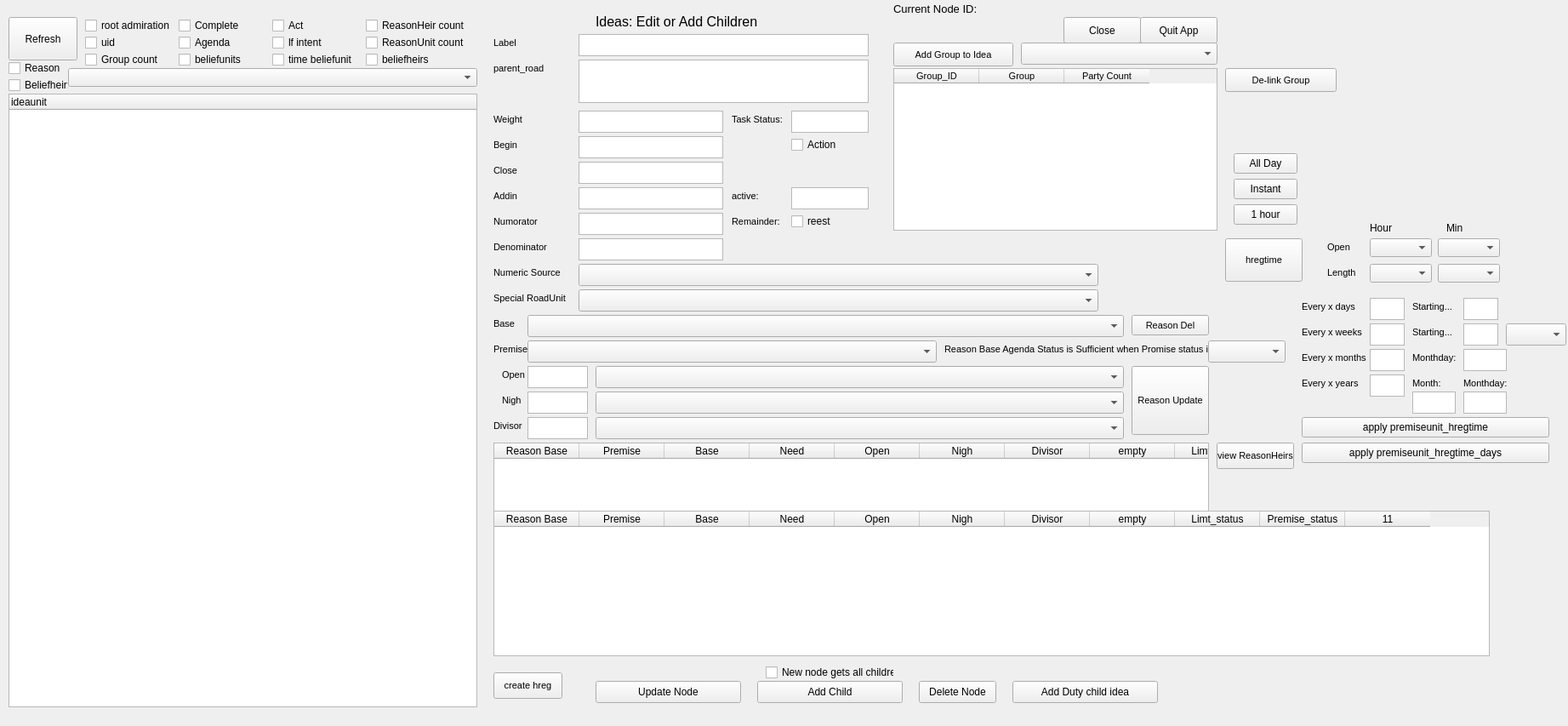
<?xml version="1.0" encoding="UTF-8"?>
<ui version="4.0">
 <class>Form</class>
 <widget class="QWidget" name="Form">
  <property name="geometry">
   <rect>
    <x>0</x>
    <y>0</y>
    <width>1843</width>
    <height>853</height>
   </rect>
  </property>
  <property name="minimumSize">
   <size>
    <width>1492</width>
    <height>0</height>
   </size>
  </property>
  <property name="windowkind" stdset="0">
   <string>Form</string>
  </property>
  <widget class="QLabel" name="label_14">
   <property name="geometry">
    <rect>
     <x>700</x>
     <y>10</y>
     <width>341</width>
     <height>31</height>
    </rect>
   </property>
   <property name="font">
    <font>
     <pointsize>12</pointsize>
    </font>
   </property>
   <property name="text">
    <string>Ideas: Edit or Add Children </string>
   </property>
  </widget>
  <widget class="QTextEdit" name="yo_deescription">
   <property name="geometry">
    <rect>
     <x>680</x>
     <y>40</y>
     <width>341</width>
     <height>26</height>
    </rect>
   </property>
   <property name="font">
    <font>
     <pointsize>9</pointsize>
    </font>
   </property>
  </widget>
  <widget class="QTextEdit" name="yo_weight">
   <property name="geometry">
    <rect>
     <x>680</x>
     <y>130</y>
     <width>170</width>
     <height>26</height>
    </rect>
   </property>
   <property name="font">
    <font>
     <pointsize>9</pointsize>
    </font>
   </property>
  </widget>
  <widget class="QLabel" name="label_1">
   <property name="geometry">
    <rect>
     <x>580</x>
     <y>40</y>
     <width>171</width>
     <height>21</height>
    </rect>
   </property>
   <property name="font">
    <font>
     <pointsize>8</pointsize>
    </font>
   </property>
   <property name="text">
    <string>Label</string>
   </property>
  </widget>
  <widget class="QLabel" name="label_4">
   <property name="geometry">
    <rect>
     <x>580</x>
     <y>130</y>
     <width>101</width>
     <height>21</height>
    </rect>
   </property>
   <property name="font">
    <font>
     <pointsize>8</pointsize>
    </font>
   </property>
   <property name="text">
    <string>Weight</string>
   </property>
  </widget>
  <widget class="QPushButton" name="submit_child_insert">
   <property name="geometry">
    <rect>
     <x>890</x>
     <y>800</y>
     <width>171</width>
     <height>26</height>
    </rect>
   </property>
   <property name="text">
    <string>Add Child</string>
   </property>
  </widget>
  <widget class="QPushButton" name="submit_node_update">
   <property name="geometry">
    <rect>
     <x>700</x>
     <y>800</y>
     <width>171</width>
     <height>26</height>
    </rect>
   </property>
   <property name="text">
    <string>Update Node</string>
   </property>
  </widget>
  <widget class="QLabel" name="label_parent_id">
   <property name="geometry">
    <rect>
     <x>1050</x>
     <y>0</y>
     <width>381</width>
     <height>20</height>
    </rect>
   </property>
   <property name="font">
    <font>
     <pointsize>10</pointsize>
    </font>
   </property>
   <property name="text">
    <string>Current Node ID:</string>
   </property>
  </widget>
  <widget class="QTreeWidget" name="baseideaunit">
   <property name="geometry">
    <rect>
     <x>10</x>
     <y>110</y>
     <width>551</width>
     <height>721</height>
    </rect>
   </property>
   <property name="indentation">
    <number>15</number>
   </property>
   <column>
    <property name="text">
     <string>ideaunit</string>
    </property>
   </column>
  </widget>
  <widget class="QPushButton" name="submit_node_delete">
   <property name="geometry">
    <rect>
     <x>1080</x>
     <y>800</y>
     <width>91</width>
     <height>26</height>
    </rect>
   </property>
   <property name="text">
    <string>Delete Node</string>
   </property>
  </widget>
  <widget class="QPushButton" name="refresh_button">
   <property name="geometry">
    <rect>
     <x>10</x>
     <y>20</y>
     <width>81</width>
     <height>51</height>
    </rect>
   </property>
   <property name="text">
    <string>Refresh</string>
   </property>
  </widget>
  <widget class="QPushButton" name="close_button">
   <property name="geometry">
    <rect>
     <x>1250</x>
     <y>20</y>
     <width>91</width>
     <height>31</height>
    </rect>
   </property>
   <property name="text">
    <string>Close</string>
   </property>
  </widget>
  <widget class="QPushButton" name="quit_button">
   <property name="geometry">
    <rect>
     <x>1340</x>
     <y>20</y>
     <width>91</width>
     <height>31</height>
    </rect>
   </property>
   <property name="text">
    <string>Quit App</string>
   </property>
  </widget>
  <widget class="QTableWidget" name="idea2group_table">
   <property name="geometry">
    <rect>
     <x>1050</x>
     <y>80</y>
     <width>381</width>
     <height>191</height>
    </rect>
   </property>
   <property name="font">
    <font>
     <pointsize>8</pointsize>
    </font>
   </property>
   <column>
    <property name="text">
     <string>Group_ID</string>
    </property>
   </column>
   <column>
    <property name="text">
     <string>Group</string>
    </property>
   </column>
   <column>
    <property name="text">
     <string>Party Count</string>
    </property>
   </column>
  </widget>
  <widget class="QPushButton" name="idea2group_delete_button">
   <property name="geometry">
    <rect>
     <x>1440</x>
     <y>80</y>
     <width>131</width>
     <height>28</height>
    </rect>
   </property>
   <property name="font">
    <font>
     <pointsize>8</pointsize>
    </font>
   </property>
   <property name="text">
    <string>De-link Group</string>
   </property>
  </widget>
  <widget class="QPushButton" name="idea2group_insert_button">
   <property name="geometry">
    <rect>
     <x>1050</x>
     <y>50</y>
     <width>141</width>
     <height>28</height>
    </rect>
   </property>
   <property name="font">
    <font>
     <pointsize>8</pointsize>
    </font>
   </property>
   <property name="text">
    <string>Add Group to Idea</string>
   </property>
  </widget>
  <widget class="QComboBox" name="idea2group_insert_combo">
   <property name="geometry">
    <rect>
     <x>1200</x>
     <y>50</y>
     <width>231</width>
     <height>26</height>
    </rect>
   </property>
   <property name="font">
    <font>
     <pointsize>8</pointsize>
    </font>
   </property>
  </widget>
  <widget class="QCheckBox" name="cb_rootadmiration">
   <property name="geometry">
    <rect>
     <x>100</x>
     <y>20</y>
     <width>100</width>
     <height>20</height>
    </rect>
   </property>
   <property name="text">
    <string>root admiration</string>
   </property>
  </widget>
  <widget class="QCheckBox" name="cb_yo_id">
   <property name="geometry">
    <rect>
     <x>100</x>
     <y>40</y>
     <width>100</width>
     <height>20</height>
    </rect>
   </property>
   <property name="text">
    <string>uid</string>
   </property>
  </widget>
  <widget class="QCheckBox" name="cb_yo2bd_count">
   <property name="geometry">
    <rect>
     <x>100</x>
     <y>60</y>
     <width>100</width>
     <height>20</height>
    </rect>
   </property>
   <property name="text">
    <string>Group count</string>
   </property>
  </widget>
  <widget class="QCheckBox" name="cb_yo_intent">
   <property name="geometry">
    <rect>
     <x>320</x>
     <y>40</y>
     <width>91</width>
     <height>20</height>
    </rect>
   </property>
   <property name="text">
    <string>lf intent</string>
   </property>
  </widget>
  <widget class="QCheckBox" name="cb_yo_insert_allChildren">
   <property name="geometry">
    <rect>
     <x>900</x>
     <y>780</y>
     <width>151</width>
     <height>20</height>
    </rect>
   </property>
   <property name="text">
    <string>New node gets all children</string>
   </property>
  </widget>
  <widget class="QComboBox" name="hreg_open_hr">
   <property name="geometry">
    <rect>
     <x>1610</x>
     <y>280</y>
     <width>73</width>
     <height>22</height>
    </rect>
   </property>
  </widget>
  <widget class="QComboBox" name="hreg_open_min">
   <property name="geometry">
    <rect>
     <x>1690</x>
     <y>280</y>
     <width>73</width>
     <height>22</height>
    </rect>
   </property>
  </widget>
  <widget class="QLabel" name="label_37">
   <property name="geometry">
    <rect>
     <x>1610</x>
     <y>260</y>
     <width>55</width>
     <height>16</height>
    </rect>
   </property>
   <property name="text">
    <string>Hour</string>
   </property>
  </widget>
  <widget class="QLabel" name="label_38">
   <property name="geometry">
    <rect>
     <x>1700</x>
     <y>260</y>
     <width>55</width>
     <height>16</height>
    </rect>
   </property>
   <property name="text">
    <string>Min</string>
   </property>
  </widget>
  <widget class="QComboBox" name="hreg_length_hr">
   <property name="geometry">
    <rect>
     <x>1610</x>
     <y>310</y>
     <width>73</width>
     <height>22</height>
    </rect>
   </property>
  </widget>
  <widget class="QComboBox" name="hreg_length_min">
   <property name="geometry">
    <rect>
     <x>1690</x>
     <y>310</y>
     <width>73</width>
     <height>22</height>
    </rect>
   </property>
  </widget>
  <widget class="QCheckBox" name="cb_yo_intent_current">
   <property name="geometry">
    <rect>
     <x>210</x>
     <y>40</y>
     <width>91</width>
     <height>20</height>
    </rect>
   </property>
   <property name="text">
    <string>Agenda</string>
   </property>
  </widget>
  <widget class="QCheckBox" name="cb_yo_action">
   <property name="geometry">
    <rect>
     <x>320</x>
     <y>20</y>
     <width>91</width>
     <height>20</height>
    </rect>
   </property>
   <property name="text">
    <string>Act</string>
   </property>
  </widget>
  <widget class="QCheckBox" name="yo_action_cb">
   <property name="geometry">
    <rect>
     <x>930</x>
     <y>160</y>
     <width>81</width>
     <height>20</height>
    </rect>
   </property>
   <property name="text">
    <string>Action</string>
   </property>
  </widget>
  <widget class="QCheckBox" name="cb_yo_complete">
   <property name="geometry">
    <rect>
     <x>210</x>
     <y>20</y>
     <width>91</width>
     <height>20</height>
    </rect>
   </property>
   <property name="text">
    <string>Complete</string>
   </property>
  </widget>
  <widget class="QPushButton" name="button_hreg_instance">
   <property name="geometry">
    <rect>
     <x>1450</x>
     <y>210</y>
     <width>75</width>
     <height>24</height>
    </rect>
   </property>
   <property name="text">
    <string>Instant</string>
   </property>
  </widget>
  <widget class="QPushButton" name="button_hreg_1hour">
   <property name="geometry">
    <rect>
     <x>1450</x>
     <y>240</y>
     <width>75</width>
     <height>24</height>
    </rect>
   </property>
   <property name="text">
    <string>1 hour</string>
   </property>
  </widget>
  <widget class="QPushButton" name="button_hreg_all_day">
   <property name="geometry">
    <rect>
     <x>1450</x>
     <y>180</y>
     <width>75</width>
     <height>24</height>
    </rect>
   </property>
   <property name="text">
    <string>All Day</string>
   </property>
  </widget>
  <widget class="QCheckBox" name="cb_yo_beliefunit_count">
   <property name="geometry">
    <rect>
     <x>210</x>
     <y>60</y>
     <width>101</width>
     <height>20</height>
    </rect>
   </property>
   <property name="text">
    <string>beliefunits</string>
   </property>
  </widget>
  <widget class="QCheckBox" name="cb_yo_beliefunit_time">
   <property name="geometry">
    <rect>
     <x>320</x>
     <y>60</y>
     <width>111</width>
     <height>20</height>
    </rect>
   </property>
   <property name="text">
    <string>time beliefunit</string>
   </property>
  </widget>
  <widget class="QComboBox" name="reason_base_combo">
   <property name="geometry">
    <rect>
     <x>620</x>
     <y>370</y>
     <width>701</width>
     <height>26</height>
    </rect>
   </property>
   <property name="font">
    <font>
     <pointsize>8</pointsize>
    </font>
   </property>
  </widget>
  <widget class="QTableWidget" name="reason_table">
   <property name="geometry">
    <rect>
     <x>580</x>
     <y>520</y>
     <width>841</width>
     <height>250</height>
    </rect>
   </property>
   <column>
    <property name="text">
     <string>Reason Base</string>
    </property>
   </column>
   <column>
    <property name="text">
     <string>Premise</string>
    </property>
   </column>
   <column>
    <property name="text">
     <string>Base</string>
    </property>
   </column>
   <column>
    <property name="text">
     <string>Need</string>
    </property>
   </column>
   <column>
    <property name="text">
     <string>Open</string>
    </property>
   </column>
   <column>
    <property name="text">
     <string>Nigh</string>
    </property>
   </column>
   <column>
    <property name="text">
     <string>Divisor</string>
    </property>
   </column>
   <column>
    <property name="text">
     <string>empty</string>
    </property>
   </column>
   <column>
    <property name="text">
     <string>Limt_status</string>
    </property>
   </column>
   <column>
    <property name="text">
     <string>Premise_status</string>
    </property>
   </column>
   <column>
    <property name="text">
     <string>11</string>
    </property>
   </column>
  </widget>
  <widget class="QCheckBox" name="cb_reasonheir_count">
   <property name="geometry">
    <rect>
     <x>430</x>
     <y>20</y>
     <width>121</width>
     <height>20</height>
    </rect>
   </property>
   <property name="text">
    <string>ReasonHeir count</string>
   </property>
  </widget>
  <widget class="QCheckBox" name="cb_reason_count">
   <property name="geometry">
    <rect>
     <x>430</x>
     <y>40</y>
     <width>121</width>
     <height>20</height>
    </rect>
   </property>
   <property name="text">
    <string>ReasonUnit count</string>
   </property>
  </widget>
  <widget class="QCheckBox" name="cb_reason_view">
   <property name="geometry">
    <rect>
     <x>10</x>
     <y>70</y>
     <width>61</width>
     <height>20</height>
    </rect>
   </property>
   <property name="text">
    <string>Reason:</string>
   </property>
  </widget>
  <widget class="QComboBox" name="combo_dim_root">
   <property name="geometry">
    <rect>
     <x>80</x>
     <y>80</y>
     <width>481</width>
     <height>22</height>
    </rect>
   </property>
  </widget>
  <widget class="QLabel" name="prom_l_03">
   <property name="geometry">
    <rect>
     <x>580</x>
     <y>400</y>
     <width>41</width>
     <height>21</height>
    </rect>
   </property>
   <property name="font">
    <font>
     <pointsize>8</pointsize>
    </font>
   </property>
   <property name="text">
    <string>Premise</string>
   </property>
  </widget>
  <widget class="QLabel" name="prom_l_02">
   <property name="geometry">
    <rect>
     <x>1480</x>
     <y>820</y>
     <width>311</width>
     <height>21</height>
    </rect>
   </property>
   <property name="font">
    <font>
     <pointsize>10</pointsize>
    </font>
   </property>
   <property name="text">
    <string/>
   </property>
  </widget>
  <widget class="QLabel" name="label_9">
   <property name="geometry">
    <rect>
     <x>590</x>
     <y>430</y>
     <width>31</width>
     <height>21</height>
    </rect>
   </property>
   <property name="font">
    <font>
     <pointsize>8</pointsize>
    </font>
   </property>
   <property name="text">
    <string>Open</string>
   </property>
  </widget>
  <widget class="QPushButton" name="button_reason_upsert">
   <property name="geometry">
    <rect>
     <x>1330</x>
     <y>430</y>
     <width>91</width>
     <height>81</height>
    </rect>
   </property>
   <property name="font">
    <font>
     <pointsize>8</pointsize>
    </font>
   </property>
   <property name="text">
    <string>Reason Update</string>
   </property>
  </widget>
  <widget class="QLabel" name="label_10">
   <property name="geometry">
    <rect>
     <x>580</x>
     <y>160</y>
     <width>101</width>
     <height>21</height>
    </rect>
   </property>
   <property name="font">
    <font>
     <pointsize>8</pointsize>
    </font>
   </property>
   <property name="text">
    <string>Begin</string>
   </property>
  </widget>
  <widget class="QTextEdit" name="yo_begin">
   <property name="geometry">
    <rect>
     <x>680</x>
     <y>160</y>
     <width>170</width>
     <height>26</height>
    </rect>
   </property>
   <property name="font">
    <font>
     <pointsize>9</pointsize>
    </font>
   </property>
  </widget>
  <widget class="QLabel" name="label_11">
   <property name="geometry">
    <rect>
     <x>580</x>
     <y>190</y>
     <width>101</width>
     <height>21</height>
    </rect>
   </property>
   <property name="font">
    <font>
     <pointsize>8</pointsize>
    </font>
   </property>
   <property name="text">
    <string>Close</string>
   </property>
  </widget>
  <widget class="QTextEdit" name="yo_close">
   <property name="geometry">
    <rect>
     <x>680</x>
     <y>190</y>
     <width>170</width>
     <height>26</height>
    </rect>
   </property>
   <property name="font">
    <font>
     <pointsize>9</pointsize>
    </font>
   </property>
  </widget>
  <widget class="QLabel" name="label_12">
   <property name="geometry">
    <rect>
     <x>580</x>
     <y>70</y>
     <width>171</width>
     <height>21</height>
    </rect>
   </property>
   <property name="font">
    <font>
     <pointsize>8</pointsize>
    </font>
   </property>
   <property name="text">
    <string>parent_road</string>
   </property>
  </widget>
  <widget class="QTextEdit" name="yo_parent_road">
   <property name="geometry">
    <rect>
     <x>680</x>
     <y>70</y>
     <width>341</width>
     <height>51</height>
    </rect>
   </property>
   <property name="font">
    <font>
     <pointsize>9</pointsize>
    </font>
   </property>
  </widget>
  <widget class="QPushButton" name="create_hreg_button">
   <property name="geometry">
    <rect>
     <x>580</x>
     <y>790</y>
     <width>81</width>
     <height>31</height>
    </rect>
   </property>
   <property name="font">
    <font>
     <pointsize>8</pointsize>
    </font>
   </property>
   <property name="text">
    <string>create hreg</string>
   </property>
  </widget>
  <widget class="QComboBox" name="reason_premise_combo">
   <property name="geometry">
    <rect>
     <x>620</x>
     <y>400</y>
     <width>481</width>
     <height>26</height>
    </rect>
   </property>
   <property name="font">
    <font>
     <pointsize>8</pointsize>
    </font>
   </property>
  </widget>
  <widget class="QTextEdit" name="reason_premise_open">
   <property name="geometry">
    <rect>
     <x>620</x>
     <y>430</y>
     <width>71</width>
     <height>26</height>
    </rect>
   </property>
   <property name="font">
    <font>
     <pointsize>8</pointsize>
    </font>
   </property>
  </widget>
  <widget class="QTextEdit" name="reason_premise_nigh">
   <property name="geometry">
    <rect>
     <x>620</x>
     <y>460</y>
     <width>71</width>
     <height>26</height>
    </rect>
   </property>
   <property name="font">
    <font>
     <pointsize>8</pointsize>
    </font>
   </property>
  </widget>
  <widget class="QTextEdit" name="reason_premise_divisor">
   <property name="geometry">
    <rect>
     <x>620</x>
     <y>490</y>
     <width>71</width>
     <height>26</height>
    </rect>
   </property>
   <property name="font">
    <font>
     <pointsize>8</pointsize>
    </font>
   </property>
  </widget>
  <widget class="QLabel" name="label_15">
   <property name="geometry">
    <rect>
     <x>590</x>
     <y>460</y>
     <width>31</width>
     <height>21</height>
    </rect>
   </property>
   <property name="font">
    <font>
     <pointsize>8</pointsize>
    </font>
   </property>
   <property name="text">
    <string>Nigh</string>
   </property>
  </widget>
  <widget class="QLabel" name="label_16">
   <property name="geometry">
    <rect>
     <x>580</x>
     <y>490</y>
     <width>41</width>
     <height>21</height>
    </rect>
   </property>
   <property name="font">
    <font>
     <pointsize>8</pointsize>
    </font>
   </property>
   <property name="text">
    <string>Divisor</string>
   </property>
  </widget>
  <widget class="QLabel" name="label_17">
   <property name="geometry">
    <rect>
     <x>580</x>
     <y>370</y>
     <width>41</width>
     <height>21</height>
    </rect>
   </property>
   <property name="font">
    <font>
     <pointsize>8</pointsize>
    </font>
   </property>
   <property name="text">
    <string>Base</string>
   </property>
  </widget>
  <widget class="QPushButton" name="button_reason_delete">
   <property name="geometry">
    <rect>
     <x>1330</x>
     <y>370</y>
     <width>91</width>
     <height>24</height>
    </rect>
   </property>
   <property name="font">
    <font>
     <pointsize>8</pointsize>
    </font>
   </property>
   <property name="text">
    <string>Reason Del</string>
   </property>
  </widget>
  <widget class="QTextEdit" name="yo_task_status">
   <property name="geometry">
    <rect>
     <x>930</x>
     <y>130</y>
     <width>91</width>
     <height>26</height>
    </rect>
   </property>
   <property name="font">
    <font>
     <pointsize>9</pointsize>
    </font>
   </property>
  </widget>
  <widget class="QLabel" name="label_18">
   <property name="geometry">
    <rect>
     <x>860</x>
     <y>130</y>
     <width>71</width>
     <height>21</height>
    </rect>
   </property>
   <property name="font">
    <font>
     <pointsize>8</pointsize>
    </font>
   </property>
   <property name="text">
    <string>Task Status:</string>
   </property>
  </widget>
  <widget class="QTextEdit" name="yo_numor">
   <property name="geometry">
    <rect>
     <x>680</x>
     <y>250</y>
     <width>170</width>
     <height>26</height>
    </rect>
   </property>
   <property name="font">
    <font>
     <pointsize>9</pointsize>
    </font>
   </property>
  </widget>
  <widget class="QLabel" name="label_19">
   <property name="geometry">
    <rect>
     <x>580</x>
     <y>250</y>
     <width>101</width>
     <height>21</height>
    </rect>
   </property>
   <property name="font">
    <font>
     <pointsize>8</pointsize>
    </font>
   </property>
   <property name="text">
    <string>Numorator</string>
   </property>
  </widget>
  <widget class="QLabel" name="label_20">
   <property name="geometry">
    <rect>
     <x>580</x>
     <y>310</y>
     <width>101</width>
     <height>21</height>
    </rect>
   </property>
   <property name="font">
    <font>
     <pointsize>8</pointsize>
    </font>
   </property>
   <property name="text">
    <string>Numeric Source</string>
   </property>
  </widget>
  <widget class="QComboBox" name="yo_range_source_road">
   <property name="geometry">
    <rect>
     <x>680</x>
     <y>340</y>
     <width>611</width>
     <height>26</height>
    </rect>
   </property>
   <property name="font">
    <font>
     <pointsize>8</pointsize>
    </font>
   </property>
  </widget>
  <widget class="QLabel" name="label_21">
   <property name="geometry">
    <rect>
     <x>580</x>
     <y>340</y>
     <width>101</width>
     <height>21</height>
    </rect>
   </property>
   <property name="font">
    <font>
     <pointsize>8</pointsize>
    </font>
   </property>
   <property name="text">
    <string>Special RoadUnit</string>
   </property>
  </widget>
  <widget class="QComboBox" name="reason_premise_open_combo">
   <property name="geometry">
    <rect>
     <x>700</x>
     <y>430</y>
     <width>621</width>
     <height>26</height>
    </rect>
   </property>
   <property name="font">
    <font>
     <pointsize>8</pointsize>
    </font>
   </property>
  </widget>
  <widget class="QComboBox" name="reason_premise_nigh_combo">
   <property name="geometry">
    <rect>
     <x>700</x>
     <y>460</y>
     <width>621</width>
     <height>26</height>
    </rect>
   </property>
   <property name="font">
    <font>
     <pointsize>8</pointsize>
    </font>
   </property>
  </widget>
  <widget class="QComboBox" name="reason_premise_divisor_combo">
   <property name="geometry">
    <rect>
     <x>700</x>
     <y>490</y>
     <width>621</width>
     <height>26</height>
    </rect>
   </property>
   <property name="font">
    <font>
     <pointsize>8</pointsize>
    </font>
   </property>
  </widget>
  <widget class="QComboBox" name="yo_numeric_road">
   <property name="geometry">
    <rect>
     <x>680</x>
     <y>310</y>
     <width>611</width>
     <height>26</height>
    </rect>
   </property>
   <property name="font">
    <font>
     <pointsize>8</pointsize>
    </font>
   </property>
  </widget>
  <widget class="QLabel" name="label_22">
   <property name="geometry">
    <rect>
     <x>580</x>
     <y>280</y>
     <width>101</width>
     <height>21</height>
    </rect>
   </property>
   <property name="font">
    <font>
     <pointsize>8</pointsize>
    </font>
   </property>
   <property name="text">
    <string>Denominator</string>
   </property>
  </widget>
  <widget class="QTextEdit" name="yo_denom">
   <property name="geometry">
    <rect>
     <x>680</x>
     <y>280</y>
     <width>170</width>
     <height>26</height>
    </rect>
   </property>
   <property name="font">
    <font>
     <pointsize>9</pointsize>
    </font>
   </property>
  </widget>
  <widget class="QLabel" name="label_23">
   <property name="geometry">
    <rect>
     <x>860</x>
     <y>250</y>
     <width>81</width>
     <height>21</height>
    </rect>
   </property>
   <property name="font">
    <font>
     <pointsize>8</pointsize>
    </font>
   </property>
   <property name="text">
    <string>Remainder:</string>
   </property>
  </widget>
  <widget class="QCheckBox" name="yo_reest">
   <property name="geometry">
    <rect>
     <x>930</x>
     <y>250</y>
     <width>81</width>
     <height>20</height>
    </rect>
   </property>
   <property name="text">
    <string>reest</string>
   </property>
  </widget>
  <widget class="QLabel" name="label_24">
   <property name="geometry">
    <rect>
     <x>580</x>
     <y>220</y>
     <width>101</width>
     <height>21</height>
    </rect>
   </property>
   <property name="font">
    <font>
     <pointsize>8</pointsize>
    </font>
   </property>
   <property name="text">
    <string>Addin</string>
   </property>
  </widget>
  <widget class="QTextEdit" name="yo_addin">
   <property name="geometry">
    <rect>
     <x>680</x>
     <y>220</y>
     <width>170</width>
     <height>26</height>
    </rect>
   </property>
   <property name="font">
    <font>
     <pointsize>9</pointsize>
    </font>
   </property>
  </widget>
  <widget class="QPushButton" name="button_hreg_base">
   <property name="geometry">
    <rect>
     <x>1440</x>
     <y>280</y>
     <width>91</width>
     <height>51</height>
    </rect>
   </property>
   <property name="font">
    <font>
     <pointsize>8</pointsize>
    </font>
   </property>
   <property name="text">
    <string>hregtime</string>
   </property>
  </widget>
  <widget class="QTextEdit" name="hreg_days_repeat">
   <property name="geometry">
    <rect>
     <x>1610</x>
     <y>350</y>
     <width>41</width>
     <height>26</height>
    </rect>
   </property>
   <property name="font">
    <font>
     <pointsize>9</pointsize>
    </font>
   </property>
  </widget>
  <widget class="QLabel" name="label_25">
   <property name="geometry">
    <rect>
     <x>1530</x>
     <y>350</y>
     <width>81</width>
     <height>21</height>
    </rect>
   </property>
   <property name="font">
    <font>
     <pointsize>8</pointsize>
    </font>
   </property>
   <property name="text">
    <string>Every x days</string>
   </property>
  </widget>
  <widget class="QTextEdit" name="hreg_weeks_repeat">
   <property name="geometry">
    <rect>
     <x>1610</x>
     <y>380</y>
     <width>41</width>
     <height>26</height>
    </rect>
   </property>
   <property name="font">
    <font>
     <pointsize>9</pointsize>
    </font>
   </property>
  </widget>
  <widget class="QLabel" name="label_26">
   <property name="geometry">
    <rect>
     <x>1530</x>
     <y>380</y>
     <width>81</width>
     <height>21</height>
    </rect>
   </property>
   <property name="font">
    <font>
     <pointsize>8</pointsize>
    </font>
   </property>
   <property name="text">
    <string>Every x weeks</string>
   </property>
  </widget>
  <widget class="QLabel" name="label_27">
   <property name="geometry">
    <rect>
     <x>1560</x>
     <y>280</y>
     <width>51</width>
     <height>21</height>
    </rect>
   </property>
   <property name="font">
    <font>
     <pointsize>8</pointsize>
    </font>
   </property>
   <property name="text">
    <string>Open</string>
   </property>
  </widget>
  <widget class="QLabel" name="label_28">
   <property name="geometry">
    <rect>
     <x>1560</x>
     <y>310</y>
     <width>51</width>
     <height>21</height>
    </rect>
   </property>
   <property name="font">
    <font>
     <pointsize>8</pointsize>
    </font>
   </property>
   <property name="text">
    <string>Length</string>
   </property>
  </widget>
  <widget class="QComboBox" name="hreg_weekday">
   <property name="geometry">
    <rect>
     <x>1770</x>
     <y>380</y>
     <width>71</width>
     <height>26</height>
    </rect>
   </property>
   <property name="font">
    <font>
     <pointsize>8</pointsize>
    </font>
   </property>
  </widget>
  <widget class="QLabel" name="label_29">
   <property name="geometry">
    <rect>
     <x>1660</x>
     <y>380</y>
     <width>61</width>
     <height>21</height>
    </rect>
   </property>
   <property name="font">
    <font>
     <pointsize>8</pointsize>
    </font>
   </property>
   <property name="text">
    <string>Starting...</string>
   </property>
  </widget>
  <widget class="QLabel" name="label_31">
   <property name="geometry">
    <rect>
     <x>1530</x>
     <y>410</y>
     <width>81</width>
     <height>21</height>
    </rect>
   </property>
   <property name="font">
    <font>
     <pointsize>8</pointsize>
    </font>
   </property>
   <property name="text">
    <string>Every x months</string>
   </property>
  </widget>
  <widget class="QTextEdit" name="hreg_months_repeat">
   <property name="geometry">
    <rect>
     <x>1610</x>
     <y>410</y>
     <width>41</width>
     <height>26</height>
    </rect>
   </property>
   <property name="font">
    <font>
     <pointsize>9</pointsize>
    </font>
   </property>
  </widget>
  <widget class="QTextEdit" name="hreg_years_repeat">
   <property name="geometry">
    <rect>
     <x>1610</x>
     <y>440</y>
     <width>41</width>
     <height>26</height>
    </rect>
   </property>
   <property name="font">
    <font>
     <pointsize>9</pointsize>
    </font>
   </property>
  </widget>
  <widget class="QLabel" name="label_32">
   <property name="geometry">
    <rect>
     <x>1530</x>
     <y>440</y>
     <width>81</width>
     <height>21</height>
    </rect>
   </property>
   <property name="font">
    <font>
     <pointsize>8</pointsize>
    </font>
   </property>
   <property name="text">
    <string>Every x years</string>
   </property>
  </widget>
  <widget class="QTextEdit" name="hreg_monthday">
   <property name="geometry">
    <rect>
     <x>1720</x>
     <y>410</y>
     <width>51</width>
     <height>26</height>
    </rect>
   </property>
   <property name="font">
    <font>
     <pointsize>9</pointsize>
    </font>
   </property>
  </widget>
  <widget class="QLabel" name="label_33">
   <property name="geometry">
    <rect>
     <x>1660</x>
     <y>410</y>
     <width>61</width>
     <height>21</height>
    </rect>
   </property>
   <property name="font">
    <font>
     <pointsize>8</pointsize>
    </font>
   </property>
   <property name="text">
    <string>Monthday:</string>
   </property>
  </widget>
  <widget class="QLabel" name="label_34">
   <property name="geometry">
    <rect>
     <x>1660</x>
     <y>440</y>
     <width>41</width>
     <height>21</height>
    </rect>
   </property>
   <property name="font">
    <font>
     <pointsize>8</pointsize>
    </font>
   </property>
   <property name="text">
    <string>Month:</string>
   </property>
  </widget>
  <widget class="QTextEdit" name="hreg_year_month">
   <property name="geometry">
    <rect>
     <x>1660</x>
     <y>460</y>
     <width>51</width>
     <height>26</height>
    </rect>
   </property>
   <property name="font">
    <font>
     <pointsize>9</pointsize>
    </font>
   </property>
  </widget>
  <widget class="QTextEdit" name="hreg_year_monthday">
   <property name="geometry">
    <rect>
     <x>1720</x>
     <y>460</y>
     <width>51</width>
     <height>26</height>
    </rect>
   </property>
   <property name="font">
    <font>
     <pointsize>9</pointsize>
    </font>
   </property>
  </widget>
  <widget class="QLabel" name="label_35">
   <property name="geometry">
    <rect>
     <x>1720</x>
     <y>440</y>
     <width>61</width>
     <height>21</height>
    </rect>
   </property>
   <property name="font">
    <font>
     <pointsize>8</pointsize>
    </font>
   </property>
   <property name="text">
    <string>Monthday:</string>
   </property>
  </widget>
  <widget class="QPushButton" name="button_premiseunit_hreg_update_weeks">
   <property name="geometry">
    <rect>
     <x>1530</x>
     <y>490</y>
     <width>291</width>
     <height>24</height>
    </rect>
   </property>
   <property name="text">
    <string>apply premiseunit_hregtime</string>
   </property>
  </widget>
  <widget class="QTextEdit" name="hreg_weeks_remainder">
   <property name="geometry">
    <rect>
     <x>1720</x>
     <y>380</y>
     <width>41</width>
     <height>26</height>
    </rect>
   </property>
   <property name="font">
    <font>
     <pointsize>9</pointsize>
    </font>
   </property>
  </widget>
  <widget class="QTextEdit" name="hreg_days_remainder">
   <property name="geometry">
    <rect>
     <x>1720</x>
     <y>350</y>
     <width>41</width>
     <height>26</height>
    </rect>
   </property>
   <property name="font">
    <font>
     <pointsize>9</pointsize>
    </font>
   </property>
  </widget>
  <widget class="QLabel" name="label_30">
   <property name="geometry">
    <rect>
     <x>1660</x>
     <y>350</y>
     <width>61</width>
     <height>21</height>
    </rect>
   </property>
   <property name="font">
    <font>
     <pointsize>8</pointsize>
    </font>
   </property>
   <property name="text">
    <string>Starting...</string>
   </property>
  </widget>
  <widget class="QPushButton" name="button_premiseunit_hreg_update_days">
   <property name="geometry">
    <rect>
     <x>1530</x>
     <y>520</y>
     <width>291</width>
     <height>24</height>
    </rect>
   </property>
   <property name="text">
    <string>apply premiseunit_hregtime_days</string>
   </property>
  </widget>
  <widget class="QCheckBox" name="cb_beliefheir_view">
   <property name="geometry">
    <rect>
     <x>10</x>
     <y>90</y>
     <width>71</width>
     <height>20</height>
    </rect>
   </property>
   <property name="text">
    <string>Beliefheir:</string>
   </property>
  </widget>
  <widget class="QCheckBox" name="cb_yo_beliefheir_count">
   <property name="geometry">
    <rect>
     <x>430</x>
     <y>60</y>
     <width>101</width>
     <height>20</height>
    </rect>
   </property>
   <property name="text">
    <string>beliefheirs</string>
   </property>
  </widget>
  <widget class="QTextEdit" name="yo_active">
   <property name="geometry">
    <rect>
     <x>930</x>
     <y>220</y>
     <width>91</width>
     <height>26</height>
    </rect>
   </property>
   <property name="font">
    <font>
     <pointsize>9</pointsize>
    </font>
   </property>
  </widget>
  <widget class="QLabel" name="label_36">
   <property name="geometry">
    <rect>
     <x>860</x>
     <y>220</y>
     <width>71</width>
     <height>21</height>
    </rect>
   </property>
   <property name="font">
    <font>
     <pointsize>8</pointsize>
    </font>
   </property>
   <property name="text">
    <string>active:</string>
   </property>
  </widget>
  <widget class="QPushButton" name="button_view_reasonheirs">
   <property name="geometry">
    <rect>
     <x>1430</x>
     <y>520</y>
     <width>91</width>
     <height>31</height>
    </rect>
   </property>
   <property name="font">
    <font>
     <pointsize>8</pointsize>
    </font>
   </property>
   <property name="text">
    <string>view ReasonHeirs</string>
   </property>
  </widget>
  <widget class="QTableWidget" name="reasonheir_table">
   <property name="geometry">
    <rect>
     <x>580</x>
     <y>600</y>
     <width>1171</width>
     <height>171</height>
    </rect>
   </property>
   <column>
    <property name="text">
     <string>Reason Base</string>
    </property>
   </column>
   <column>
    <property name="text">
     <string>Premise</string>
    </property>
   </column>
   <column>
    <property name="text">
     <string>Base</string>
    </property>
   </column>
   <column>
    <property name="text">
     <string>Need</string>
    </property>
   </column>
   <column>
    <property name="text">
     <string>Open</string>
    </property>
   </column>
   <column>
    <property name="text">
     <string>Nigh</string>
    </property>
   </column>
   <column>
    <property name="text">
     <string>Divisor</string>
    </property>
   </column>
   <column>
    <property name="text">
     <string>empty</string>
    </property>
   </column>
   <column>
    <property name="text">
     <string>Limt_status</string>
    </property>
   </column>
   <column>
    <property name="text">
     <string>Premise_status</string>
    </property>
   </column>
   <column>
    <property name="text">
     <string>11</string>
    </property>
   </column>
  </widget>
  <widget class="QPushButton" name="submit_duty_insert">
   <property name="geometry">
    <rect>
     <x>1190</x>
     <y>800</y>
     <width>171</width>
     <height>26</height>
    </rect>
   </property>
   <property name="text">
    <string>Add Duty child idea</string>
   </property>
  </widget>
  <widget class="QLabel" name="label_39">
   <property name="geometry">
    <rect>
     <x>1110</x>
     <y>400</y>
     <width>311</width>
     <height>21</height>
    </rect>
   </property>
   <property name="font">
    <font>
     <pointsize>8</pointsize>
    </font>
   </property>
   <property name="text">
    <string>Reason Base Agenda Status is Sufficient when Promise status is </string>
   </property>
  </widget>
  <widget class="QComboBox" name="reason_suff_active_combo">
   <property name="geometry">
    <rect>
     <x>1420</x>
     <y>400</y>
     <width>91</width>
     <height>26</height>
    </rect>
   </property>
   <property name="font">
    <font>
     <pointsize>8</pointsize>
    </font>
   </property>
  </widget>
 </widget>
 <resources/>
 <connections/>
</ui>
